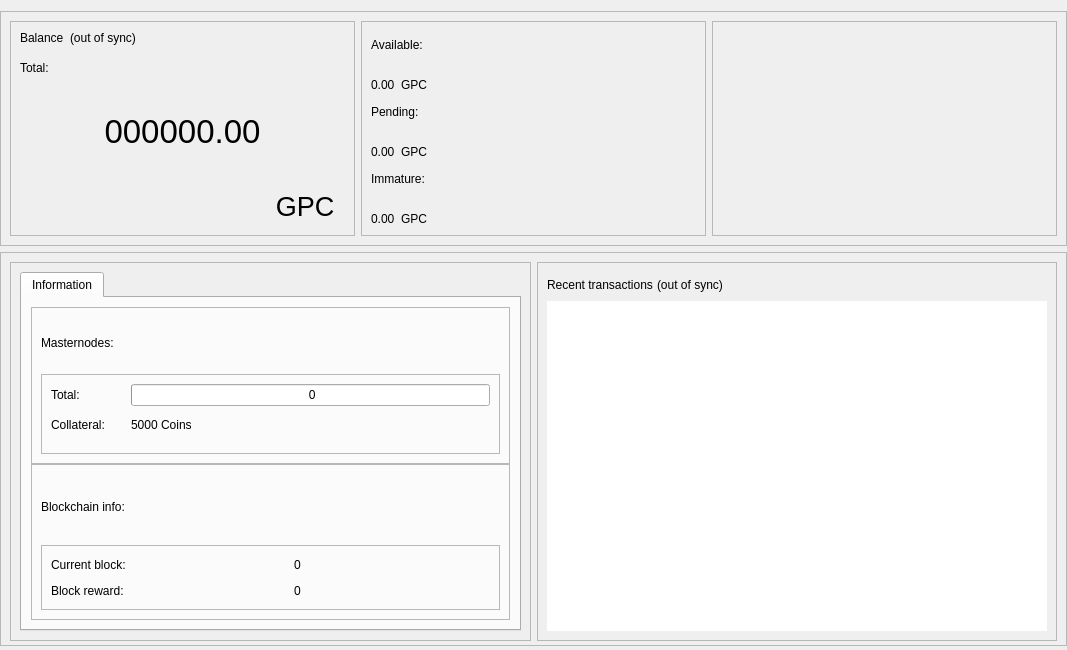
<?xml version="1.0" encoding="UTF-8"?>
<ui version="4.0">
 <class>OverviewPage</class>
 <widget class="QWidget" name="OverviewPage">
  <property name="geometry">
   <rect>
    <x>0</x>
    <y>0</y>
    <width>1067</width>
    <height>650</height>
   </rect>
  </property>
  <property name="minimumSize">
   <size>
    <width>960</width>
    <height>0</height>
   </size>
  </property>
  <property name="windowTitle">
   <string>Form</string>
  </property>
  <layout class="QVBoxLayout" name="topLayout">
   <property name="leftMargin">
    <number>0</number>
   </property>
   <property name="rightMargin">
    <number>0</number>
   </property>
   <property name="bottomMargin">
    <number>4</number>
   </property>
   <item>
    <layout class="QVBoxLayout" name="verticalLayout_main">
     <property name="sizeConstraint">
      <enum>QLayout::SetDefaultConstraint</enum>
     </property>
     <property name="leftMargin">
      <number>0</number>
     </property>
     <property name="rightMargin">
      <number>0</number>
     </property>
     <item>
      <widget class="QFrame" name="frame_blue">
       <property name="enabled">
        <bool>true</bool>
       </property>
       <property name="sizePolicy">
        <sizepolicy hsizetype="Preferred" vsizetype="Preferred">
         <horstretch>0</horstretch>
         <verstretch>0</verstretch>
        </sizepolicy>
       </property>
       <property name="minimumSize">
        <size>
         <width>1065</width>
         <height>220</height>
        </size>
       </property>
       <property name="maximumSize">
        <size>
         <width>16777215</width>
         <height>16777215</height>
        </size>
       </property>
       <property name="sizeIncrement">
        <size>
         <width>0</width>
         <height>0</height>
        </size>
       </property>
       <property name="baseSize">
        <size>
         <width>0</width>
         <height>500</height>
        </size>
       </property>
       <property name="frameShape">
        <enum>QFrame::StyledPanel</enum>
       </property>
       <property name="frameShadow">
        <enum>QFrame::Raised</enum>
       </property>
       <layout class="QHBoxLayout" name="horizontalLayout">
        <item>
         <widget class="QFrame" name="frame_blue_1">
          <property name="minimumSize">
           <size>
            <width>345</width>
            <height>200</height>
           </size>
          </property>
          <property name="maximumSize">
           <size>
            <width>16777215</width>
            <height>16777215</height>
           </size>
          </property>
          <property name="frameShape">
           <enum>QFrame::StyledPanel</enum>
          </property>
          <property name="frameShadow">
           <enum>QFrame::Raised</enum>
          </property>
          <layout class="QHBoxLayout" name="horizontalLayout_2">
           <item>
            <layout class="QVBoxLayout" name="verticalLayout">
             <item>
              <layout class="QHBoxLayout" name="horizontalLayout_3">
               <property name="spacing">
                <number>6</number>
               </property>
               <property name="sizeConstraint">
                <enum>QLayout::SetFixedSize</enum>
               </property>
               <item>
                <widget class="QLabel" name="label_5">
                 <property name="minimumSize">
                  <size>
                   <width>0</width>
                   <height>24</height>
                  </size>
                 </property>
                 <property name="maximumSize">
                  <size>
                   <width>16777215</width>
                   <height>24</height>
                  </size>
                 </property>
                 <property name="text">
                  <string>Balance</string>
                 </property>
                 <property name="alignment">
                  <set>Qt::AlignLeading|Qt::AlignLeft|Qt::AlignTop</set>
                 </property>
                </widget>
               </item>
               <item>
                <widget class="QLabel" name="labelWalletStatus">
                 <property name="minimumSize">
                  <size>
                   <width>0</width>
                   <height>24</height>
                  </size>
                 </property>
                 <property name="maximumSize">
                  <size>
                   <width>16777215</width>
                   <height>24</height>
                  </size>
                 </property>
                 <property name="text">
                  <string>(out of sync)</string>
                 </property>
                 <property name="alignment">
                  <set>Qt::AlignLeading|Qt::AlignLeft|Qt::AlignTop</set>
                 </property>
                </widget>
               </item>
               <item>
                <spacer name="horizontalSpacer">
                 <property name="orientation">
                  <enum>Qt::Horizontal</enum>
                 </property>
                 <property name="sizeHint" stdset="0">
                  <size>
                   <width>40</width>
                   <height>20</height>
                  </size>
                 </property>
                </spacer>
               </item>
              </layout>
             </item>
             <item>
              <widget class="QLabel" name="labelTotalText">
               <property name="maximumSize">
                <size>
                 <width>16777215</width>
                 <height>15</height>
                </size>
               </property>
               <property name="text">
                <string>Total:</string>
               </property>
              </widget>
             </item>
             <item>
              <widget class="QLabel" name="labelTotal">
               <property name="sizePolicy">
                <sizepolicy hsizetype="Preferred" vsizetype="Preferred">
                 <horstretch>0</horstretch>
                 <verstretch>0</verstretch>
                </sizepolicy>
               </property>
               <property name="minimumSize">
                <size>
                 <width>0</width>
                 <height>100</height>
                </size>
               </property>
               <property name="maximumSize">
                <size>
                 <width>16777215</width>
                 <height>100</height>
                </size>
               </property>
               <property name="font">
                <font>
                 <pointsize>25</pointsize>
                 <weight>50</weight>
                 <bold>false</bold>
                </font>
               </property>
               <property name="mouseTracking">
                <bool>false</bool>
               </property>
               <property name="text">
                <string>000000.00</string>
               </property>
               <property name="alignment">
                <set>Qt::AlignCenter</set>
               </property>
              </widget>
             </item>
             <item>
              <layout class="QHBoxLayout" name="horizontalLayout_11">
               <item>
                <spacer name="horizontalSpacer_8">
                 <property name="orientation">
                  <enum>Qt::Horizontal</enum>
                 </property>
                 <property name="sizeHint" stdset="0">
                  <size>
                   <width>40</width>
                   <height>20</height>
                  </size>
                 </property>
                </spacer>
               </item>
               <item>
                <widget class="QPushButton" name="blabel_GPC">
                 <property name="font">
                  <font>
                   <pointsize>20</pointsize>
                   <italic>false</italic>
                   <kerning>true</kerning>
                  </font>
                 </property>
                 <property name="cursor">
                  <cursorShape>PointingHandCursor</cursorShape>
                 </property>
                 <property name="text">
                  <string>GPC</string>
                 </property>
                 <property name="flat">
                  <bool>true</bool>
                 </property>
                </widget>
               </item>
              </layout>
             </item>
            </layout>
           </item>
          </layout>
         </widget>
        </item>
        <item>
         <widget class="QFrame" name="frame_blue_2">
          <property name="minimumSize">
           <size>
            <width>345</width>
            <height>200</height>
           </size>
          </property>
          <property name="maximumSize">
           <size>
            <width>16777215</width>
            <height>16777215</height>
           </size>
          </property>
          <property name="frameShape">
           <enum>QFrame::StyledPanel</enum>
          </property>
          <property name="frameShadow">
           <enum>QFrame::Raised</enum>
          </property>
          <layout class="QVBoxLayout" name="verticalLayout_3">
           <item>
            <layout class="QVBoxLayout" name="verticalLayout_2">
             <item>
              <widget class="QLabel" name="labelBalanceText">
               <property name="text">
                <string>Available:</string>
               </property>
              </widget>
             </item>
             <item>
              <layout class="QHBoxLayout" name="horizontalLayout_4">
               <item>
                <widget class="QLabel" name="labelBalance">
                 <property name="text">
                  <string>0.00</string>
                 </property>
                 <property name="alignment">
                  <set>Qt::AlignBottom|Qt::AlignLeading|Qt::AlignLeft</set>
                 </property>
                </widget>
               </item>
               <item>
                <widget class="QLabel" name="label_GPC2">
                 <property name="text">
                  <string>GPC</string>
                 </property>
                 <property name="alignment">
                  <set>Qt::AlignBottom|Qt::AlignLeading|Qt::AlignLeft</set>
                 </property>
                </widget>
               </item>
               <item>
                <spacer name="horizontalSpacer_3">
                 <property name="orientation">
                  <enum>Qt::Horizontal</enum>
                 </property>
                 <property name="sizeHint" stdset="0">
                  <size>
                   <width>40</width>
                   <height>20</height>
                  </size>
                 </property>
                </spacer>
               </item>
              </layout>
             </item>
             <item>
              <widget class="QLabel" name="labelPendingText">
               <property name="text">
                <string>Pending:</string>
               </property>
              </widget>
             </item>
             <item>
              <layout class="QHBoxLayout" name="horizontalLayout_5">
               <item>
                <widget class="QLabel" name="labelUnconfirmed">
                 <property name="text">
                  <string>0.00</string>
                 </property>
                 <property name="alignment">
                  <set>Qt::AlignBottom|Qt::AlignLeading|Qt::AlignLeft</set>
                 </property>
                </widget>
               </item>
               <item>
                <widget class="QLabel" name="label_GPC3">
                 <property name="text">
                  <string>GPC</string>
                 </property>
                 <property name="alignment">
                  <set>Qt::AlignBottom|Qt::AlignLeading|Qt::AlignLeft</set>
                 </property>
                </widget>
               </item>
               <item>
                <spacer name="horizontalSpacer_4">
                 <property name="orientation">
                  <enum>Qt::Horizontal</enum>
                 </property>
                 <property name="sizeHint" stdset="0">
                  <size>
                   <width>40</width>
                   <height>20</height>
                  </size>
                 </property>
                </spacer>
               </item>
              </layout>
             </item>
             <item>
              <widget class="QLabel" name="labelImmatureText">
               <property name="text">
                <string>Immature:</string>
               </property>
              </widget>
             </item>
             <item>
              <layout class="QHBoxLayout" name="horizontalLayout_6">
               <item>
                <widget class="QLabel" name="labelImmature">
                 <property name="text">
                  <string>0.00</string>
                 </property>
                 <property name="alignment">
                  <set>Qt::AlignBottom|Qt::AlignLeading|Qt::AlignLeft</set>
                 </property>
                </widget>
               </item>
               <item>
                <widget class="QLabel" name="label_GPC4">
                 <property name="text">
                  <string>GPC</string>
                 </property>
                 <property name="alignment">
                  <set>Qt::AlignBottom|Qt::AlignLeading|Qt::AlignLeft</set>
                 </property>
                </widget>
               </item>
               <item>
                <spacer name="horizontalSpacer_5">
                 <property name="orientation">
                  <enum>Qt::Horizontal</enum>
                 </property>
                 <property name="sizeHint" stdset="0">
                  <size>
                   <width>40</width>
                   <height>20</height>
                  </size>
                 </property>
                </spacer>
               </item>
              </layout>
             </item>
            </layout>
           </item>
          </layout>
         </widget>
        </item>
        <item>
         <spacer name="horizontalSpacer_9">
          <property name="orientation">
           <enum>Qt::Horizontal</enum>
          </property>
          <property name="sizeHint" stdset="0">
           <size>
            <width>40</width>
            <height>20</height>
           </size>
          </property>
         </spacer>
        </item>
        <item>
         <widget class="QFrame" name="frame_blue_3">
          <property name="minimumSize">
           <size>
            <width>345</width>
            <height>200</height>
           </size>
          </property>
          <property name="maximumSize">
           <size>
            <width>16777215</width>
            <height>16777215</height>
           </size>
          </property>
          <property name="frameShape">
           <enum>QFrame::StyledPanel</enum>
          </property>
          <property name="frameShadow">
           <enum>QFrame::Raised</enum>
          </property>
          <layout class="QVBoxLayout" name="verticalLayout_5">
           <item>
            <layout class="QVBoxLayout" name="verticalLayout_4"/>
           </item>
          </layout>
         </widget>
        </item>
       </layout>
      </widget>
     </item>
     <item>
      <widget class="QFrame" name="frame_bottom">
       <property name="minimumSize">
        <size>
         <width>0</width>
         <height>100</height>
        </size>
       </property>
       <property name="maximumSize">
        <size>
         <width>16777215</width>
         <height>16777215</height>
        </size>
       </property>
       <property name="frameShape">
        <enum>QFrame::StyledPanel</enum>
       </property>
       <property name="frameShadow">
        <enum>QFrame::Raised</enum>
       </property>
       <layout class="QHBoxLayout" name="horizontalLayout_7">
        <property name="bottomMargin">
         <number>4</number>
        </property>
        <item>
         <widget class="QFrame" name="frame_bottom_1">
          <property name="minimumSize">
           <size>
            <width>355</width>
            <height>100</height>
           </size>
          </property>
          <property name="maximumSize">
           <size>
            <width>16777215</width>
            <height>16777215</height>
           </size>
          </property>
          <property name="frameShape">
           <enum>QFrame::StyledPanel</enum>
          </property>
          <property name="frameShadow">
           <enum>QFrame::Raised</enum>
          </property>
          <layout class="QVBoxLayout" name="verticalLayout_9">
           <property name="bottomMargin">
            <number>9</number>
           </property>
           <item>
            <layout class="QVBoxLayout" name="verticalLayout_7">
             <item>
              <widget class="QTabWidget" name="AdditionalFeatures">
               <property name="currentIndex">
                <number>0</number>
               </property>
               <widget class="QWidget" name="TabInformation">
                <attribute name="title">
                 <string>Information</string>
                </attribute>
                <layout class="QVBoxLayout" name="verticalLayout_13">
                 <item>
                  <layout class="QVBoxLayout" name="verticalLayout_11">
                   <property name="spacing">
                    <number>0</number>
                   </property>
                   <item>
                    <layout class="QVBoxLayout" name="verticalLayout_16"/>
                   </item>
                   <item>
                    <widget class="QFrame" name="frameMnInfo">
                     <property name="minimumSize">
                      <size>
                       <width>0</width>
                       <height>100</height>
                      </size>
                     </property>
                     <property name="frameShape">
                      <enum>QFrame::StyledPanel</enum>
                     </property>
                     <property name="frameShadow">
                      <enum>QFrame::Raised</enum>
                     </property>
                     <layout class="QVBoxLayout" name="verticalLayout_17">
                      <item>
                       <layout class="QHBoxLayout" name="horizontalLayout_9">
                        <item>
                         <widget class="QLabel" name="labelMnTotal">
                          <property name="minimumSize">
                           <size>
                            <width>0</width>
                            <height>0</height>
                           </size>
                          </property>
                          <property name="maximumSize">
                           <size>
                            <width>16777215</width>
                            <height>16777215</height>
                           </size>
                          </property>
                          <property name="text">
                           <string>Masternodes:</string>
                          </property>
                         </widget>
                        </item>
                        <item>
                         <spacer name="horizontalSpacer_7">
                          <property name="orientation">
                           <enum>Qt::Horizontal</enum>
                          </property>
                          <property name="sizeHint" stdset="0">
                           <size>
                            <width>40</width>
                            <height>20</height>
                           </size>
                          </property>
                         </spacer>
                        </item>
                       </layout>
                      </item>
                      <item>
                       <widget class="QFrame" name="frameMnInfoLevels">
                        <property name="minimumSize">
                         <size>
                          <width>0</width>
                          <height>80</height>
                         </size>
                        </property>
                        <property name="frameShape">
                         <enum>QFrame::StyledPanel</enum>
                        </property>
                        <property name="frameShadow">
                         <enum>QFrame::Raised</enum>
                        </property>
                        <layout class="QGridLayout" name="gridLayout_2">
                         <property name="horizontalSpacing">
                          <number>6</number>
                         </property>
                         <property name="verticalSpacing">
                          <number>0</number>
                         </property>
                         <item row="0" column="2">
                          <widget class="QProgressBar" name="graphMN1">
                           <property name="minimumSize">
                            <size>
                             <width>0</width>
                             <height>20</height>
                            </size>
                           </property>
                           <property name="maximumSize">
                            <size>
                             <width>16777215</width>
                             <height>16777215</height>
                            </size>
                           </property>
                           <property name="value">
                            <number>0</number>
                           </property>
                           <property name="format">
                            <string> %v</string>
                           </property>
                          </widget>
                         </item>
                         <item row="0" column="0">
                          <widget class="QLabel" name="label">
                           <property name="minimumSize">
                            <size>
                             <width>0</width>
                             <height>0</height>
                            </size>
                           </property>
                           <property name="maximumSize">
                            <size>
                             <width>16777215</width>
                             <height>16777215</height>
                            </size>
                           </property>
                           <property name="text">
                            <string>Total:</string>
                           </property>
                          </widget>
                         </item>
                         <item row="1" column="0">
                          <widget class="QLabel" name="label_MnCollater">
                           <property name="text">
                            <string>Collateral:</string>
                           </property>
                          </widget>
                         </item>
                         <item row="1" column="1">
                          <spacer name="horizontalSpacer_10">
                           <property name="orientation">
                            <enum>Qt::Horizontal</enum>
                           </property>
                           <property name="sizeType">
                            <enum>QSizePolicy::Fixed</enum>
                           </property>
                           <property name="sizeHint" stdset="0">
                            <size>
                             <width>20</width>
                             <height>20</height>
                            </size>
                           </property>
                          </spacer>
                         </item>
                         <item row="1" column="2">
                          <widget class="QLabel" name="MNCollateral">
                           <property name="text">
                            <string>5000 Coins</string>
                           </property>
                          </widget>
                         </item>
                        </layout>
                       </widget>
                      </item>
                     </layout>
                    </widget>
                   </item>
                   <item>
                    <widget class="QFrame" name="frameBlockchainInfo">
                     <property name="minimumSize">
                      <size>
                       <width>0</width>
                       <height>100</height>
                      </size>
                     </property>
                     <property name="frameShape">
                      <enum>QFrame::StyledPanel</enum>
                     </property>
                     <property name="frameShadow">
                      <enum>QFrame::Raised</enum>
                     </property>
                     <layout class="QVBoxLayout" name="verticalLayout_18">
                      <item>
                       <widget class="QLabel" name="label_blockchaininfo">
                        <property name="text">
                         <string>Blockchain info:</string>
                        </property>
                       </widget>
                      </item>
                      <item>
                       <widget class="QFrame" name="frameBlockchainInfoData">
                        <property name="minimumSize">
                         <size>
                          <width>0</width>
                          <height>0</height>
                         </size>
                        </property>
                        <property name="frameShape">
                         <enum>QFrame::StyledPanel</enum>
                        </property>
                        <property name="frameShadow">
                         <enum>QFrame::Raised</enum>
                        </property>
                        <layout class="QGridLayout" name="gridLayout_3">
                         <property name="verticalSpacing">
                          <number>6</number>
                         </property>
                         <item row="0" column="0">
                          <widget class="QLabel" name="label_CurrentBlock">
                           <property name="minimumSize">
                            <size>
                             <width>0</width>
                             <height>0</height>
                            </size>
                           </property>
                           <property name="maximumSize">
                            <size>
                             <width>16777215</width>
                             <height>16777215</height>
                            </size>
                           </property>
                           <property name="text">
                            <string>Current block:</string>
                           </property>
                          </widget>
                         </item>
                         <item row="1" column="0">
                          <widget class="QLabel" name="label_CurrentBlockReward">
                           <property name="text">
                            <string>Block reward:</string>
                           </property>
                          </widget>
                         </item>
                         <item row="1" column="2">
                          <widget class="QLabel" name="label_CurrentBlockReward_value">
                           <property name="text">
                            <string>0</string>
                           </property>
                          </widget>
                         </item>
                         <item row="0" column="1">
                          <spacer name="horizontalSpacer_6">
                           <property name="orientation">
                            <enum>Qt::Horizontal</enum>
                           </property>
                           <property name="sizeType">
                            <enum>QSizePolicy::Fixed</enum>
                           </property>
                           <property name="sizeHint" stdset="0">
                            <size>
                             <width>40</width>
                             <height>20</height>
                            </size>
                           </property>
                          </spacer>
                         </item>
                         <item row="0" column="2">
                          <widget class="QLabel" name="label_CurrentBlock_value">
                           <property name="text">
                            <string>0</string>
                           </property>
                          </widget>
                         </item>
                        </layout>
                       </widget>
                      </item>
                     </layout>
                    </widget>
                   </item>
                  </layout>
                 </item>
                </layout>
               </widget>
              </widget>
             </item>
            </layout>
           </item>
          </layout>
         </widget>
        </item>
        <item>
         <widget class="QFrame" name="frame_bottom_2">
          <property name="minimumSize">
           <size>
            <width>0</width>
            <height>100</height>
           </size>
          </property>
          <property name="maximumSize">
           <size>
            <width>16777215</width>
            <height>16777215</height>
           </size>
          </property>
          <property name="frameShape">
           <enum>QFrame::StyledPanel</enum>
          </property>
          <property name="frameShadow">
           <enum>QFrame::Raised</enum>
          </property>
          <layout class="QVBoxLayout" name="verticalLayout_10">
           <item>
            <layout class="QVBoxLayout" name="verticalLayout_8">
             <property name="spacing">
              <number>4</number>
             </property>
             <item>
              <layout class="QHBoxLayout" name="horizontalLayout_8">
               <item>
                <widget class="QLabel" name="label_4">
                 <property name="minimumSize">
                  <size>
                   <width>0</width>
                   <height>25</height>
                  </size>
                 </property>
                 <property name="maximumSize">
                  <size>
                   <width>16777215</width>
                   <height>25</height>
                  </size>
                 </property>
                 <property name="text">
                  <string>Recent transactions</string>
                 </property>
                </widget>
               </item>
               <item>
                <widget class="QLabel" name="labelTransactionsStatus">
                 <property name="text">
                  <string>(out of sync)</string>
                 </property>
                </widget>
               </item>
               <item>
                <spacer name="horizontalSpacer_2">
                 <property name="orientation">
                  <enum>Qt::Horizontal</enum>
                 </property>
                 <property name="sizeHint" stdset="0">
                  <size>
                   <width>40</width>
                   <height>20</height>
                  </size>
                 </property>
                </spacer>
               </item>
              </layout>
             </item>
             <item>
              <widget class="QListView" name="listTransactions">
               <property name="sizePolicy">
                <sizepolicy hsizetype="Expanding" vsizetype="Expanding">
                 <horstretch>0</horstretch>
                 <verstretch>0</verstretch>
                </sizepolicy>
               </property>
               <property name="maximumSize">
                <size>
                 <width>16777215</width>
                 <height>600</height>
                </size>
               </property>
               <property name="styleSheet">
                <string notr="true"/>
               </property>
               <property name="frameShape">
                <enum>QFrame::NoFrame</enum>
               </property>
               <property name="verticalScrollBarPolicy">
                <enum>Qt::ScrollBarAlwaysOff</enum>
               </property>
               <property name="horizontalScrollBarPolicy">
                <enum>Qt::ScrollBarAlwaysOff</enum>
               </property>
               <property name="alternatingRowColors">
                <bool>true</bool>
               </property>
              </widget>
             </item>
            </layout>
           </item>
          </layout>
         </widget>
        </item>
       </layout>
      </widget>
     </item>
    </layout>
   </item>
  </layout>
 </widget>
 <resources/>
 <connections/>
</ui>
